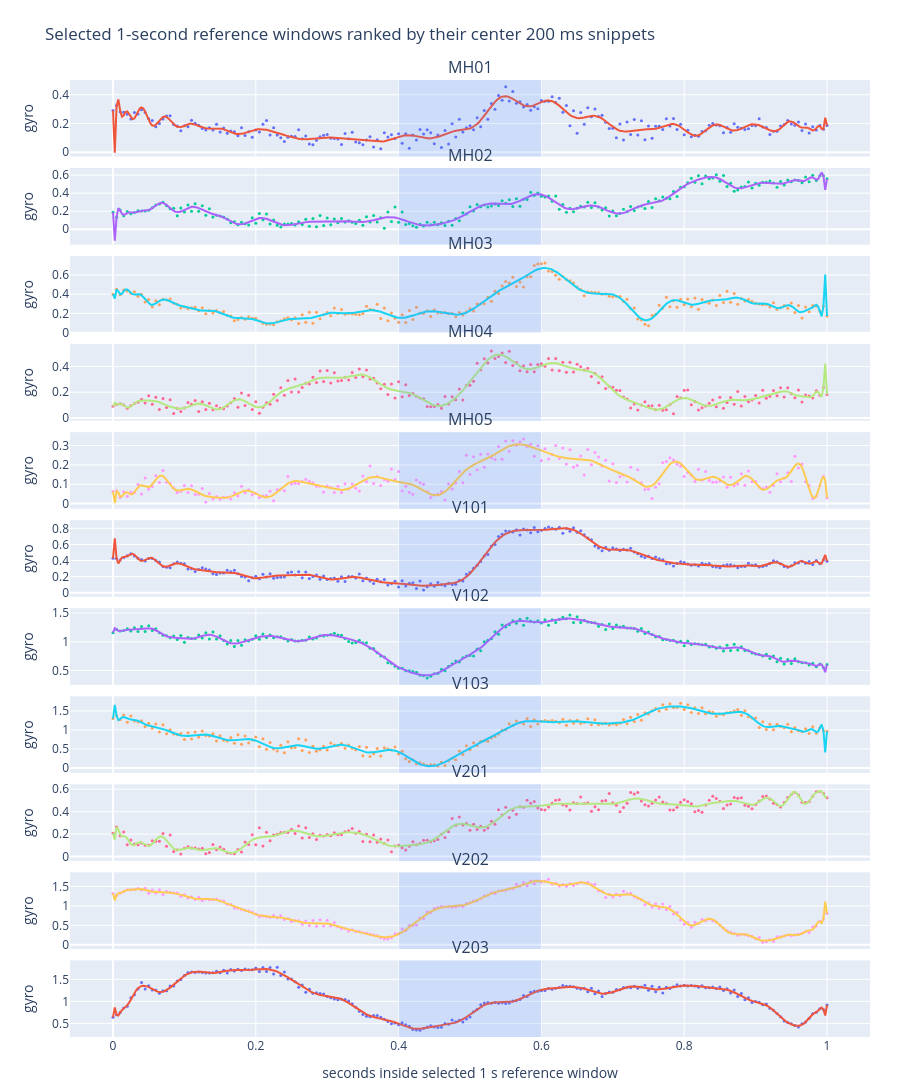

Source (notebook cell):
### Code cell
def plot_cached_window_previews(cache: dict) -> go.Figure:
    datasets = list(cache["datasets"])
    rows = len(datasets)
    fig = make_subplots(
        rows=rows,
        cols=1,
        shared_xaxes=True,
        vertical_spacing=0.012,
        subplot_titles=datasets,
    )
    dense_seconds = np.linspace(0.0, 1.0, 401)
    for row, (dataset, cgl_node_values, raw_samples) in enumerate(
        zip(cache["datasets"], cache["cgl_node_values"], cache["raw_samples"]), start=1
    ):
        function = scalar_quadrature.scalar_function_from_chebyshev2_nodes(
            str(dataset), cgl_node_values, FULL_INTERVAL
        )
        fig.add_trace(
            go.Scatter(
                x=cache["sample_seconds"],
                y=raw_samples,
                mode="markers",
                marker=dict(size=3),
                name=f"{dataset} samples",
                showlegend=False,
            ),
            row=row,
            col=1,
        )
        fig.add_trace(
            go.Scatter(
                x=dense_seconds,
                y=function.value(dense_seconds),
                mode="lines",
                line=dict(width=2),
                name=f"{dataset} Chebyshev2 fit",
                showlegend=False,
            ),
            row=row,
            col=1,
        )
        fig.add_vrect(
            x0=MIDDLE_INTERVAL[0],
            x1=MIDDLE_INTERVAL[1],
            fillcolor="rgba(80, 140, 255, 0.16)",
            line_width=0,
            row=row,
            col=1,
        )
        fig.update_yaxes(title_text="gyro", row=row, col=1)
    fig.update_xaxes(title_text="seconds inside selected 1 s reference window", row=rows, col=1)
    fig.update_layout(
        title="Selected 1-second reference windows ranked by their center 200 ms snippets",
        height=max(700, 145 * rows),
        margin=dict(l=70, r=30, t=80, b=55),
    )
    return fig

plot_cached_window_previews(cache).show()

### Figure 1 — Plotly figure (JSON) as saved in the notebook; plotly's stock layout.template omitted (floating-point values rounded to 4 significant figures; data arrays with more than 128 entries replaced by an {"elided": "..."} marker saying what was removed)
{"data": [{"marker": {"size": 3}, "mode": "markers", "name": "MH01 samples", "showlegend": false, "type": "scatter", "x": {"elided": "201 float values"}, "xaxis": "x", "y": {"elided": "201 float values"}, "yaxis": "y"}, {"line": {"width": 2}, "mode": "lines", "name": "MH01 Chebyshev2 fit", "showlegend": false, "type": "scatter", "x": {"elided": "401 float values"}, "xaxis": "x", "y": {"elided": "401 float values"}, "yaxis": "y"}, {"marker": {"size": 3}, "mode": "markers", "name": "MH02 samples", "showlegend": false, "type": "scatter", "x": {"elided": "201 float values"}, "xaxis": "x2", "y": {"elided": "201 float values"}, "yaxis": "y2"}, {"line": {"width": 2}, "mode": "lines", "name": "MH02 Chebyshev2 fit", "showlegend": false, "type": "scatter", "x": {"elided": "401 float values"}, "xaxis": "x2", "y": {"elided": "401 float values"}, "yaxis": "y2"}, {"marker": {"size": 3}, "mode": "markers", "name": "MH03 samples", "showlegend": false, "type": "scatter", "x": {"elided": "201 float values"}, "xaxis": "x3", "y": {"elided": "201 float values"}, "yaxis": "y3"}, {"line": {"width": 2}, "mode": "lines", "name": "MH03 Chebyshev2 fit", "showlegend": false, "type": "scatter", "x": {"elided": "401 float values"}, "xaxis": "x3", "y": {"elided": "401 float values"}, "yaxis": "y3"}, {"marker": {"size": 3}, "mode": "markers", "name": "MH04 samples", "showlegend": false, "type": "scatter", "x": {"elided": "201 float values"}, "xaxis": "x4", "y": {"elided": "201 float values"}, "yaxis": "y4"}, {"line": {"width": 2}, "mode": "lines", "name": "MH04 Chebyshev2 fit", "showlegend": false, "type": "scatter", "x": {"elided": "401 float values"}, "xaxis": "x4", "y": {"elided": "401 float values"}, "yaxis": "y4"}, {"marker": {"size": 3}, "mode": "markers", "name": "MH05 samples", "showlegend": false, "type": "scatter", "x": {"elided": "201 float values"}, "xaxis": "x5", "y": {"elided": "201 float values"}, "yaxis": "y5"}, {"line": {"width": 2}, "mode": "lines", "name": "MH05 Chebyshev2 fit", "showlegend": false, "type": "scatter", "x": {"elided": "401 float values"}, "xaxis": "x5", "y": {"elided": "401 float values"}, "yaxis": "y5"}, {"marker": {"size": 3}, "mode": "markers", "name": "V101 samples", "showlegend": false, "type": "scatter", "x": {"elided": "201 float values"}, "xaxis": "x6", "y": {"elided": "201 float values"}, "yaxis": "y6"}, {"line": {"width": 2}, "mode": "lines", "name": "V101 Chebyshev2 fit", "showlegend": false, "type": "scatter", "x": {"elided": "401 float values"}, "xaxis": "x6", "y": {"elided": "401 float values"}, "yaxis": "y6"}, {"marker": {"size": 3}, "mode": "markers", "name": "V102 samples", "showlegend": false, "type": "scatter", "x": {"elided": "201 float values"}, "xaxis": "x7", "y": {"elided": "201 float values"}, "yaxis": "y7"}, {"line": {"width": 2}, "mode": "lines", "name": "V102 Chebyshev2 fit", "showlegend": false, "type": "scatter", "x": {"elided": "401 float values"}, "xaxis": "x7", "y": {"elided": "401 float values"}, "yaxis": "y7"}, {"marker": {"size": 3}, "mode": "markers", "name": "V103 samples", "showlegend": false, "type": "scatter", "x": {"elided": "201 float values"}, "xaxis": "x8", "y": {"elided": "201 float values"}, "yaxis": "y8"}, {"line": {"width": 2}, "mode": "lines", "name": "V103 Chebyshev2 fit", "showlegend": false, "type": "scatter", "x": {"elided": "401 float values"}, "xaxis": "x8", "y": {"elided": "401 float values"}, "yaxis": "y8"}, {"marker": {"size": 3}, "mode": "markers", "name": "V201 samples", "showlegend": false, "type": "scatter", "x": {"elided": "201 float values"}, "xaxis": "x9", "y": {"elided": "201 float values"}, "yaxis": "y9"}, {"line": {"width": 2}, "mode": "lines", "name": "V201 Chebyshev2 fit", "showlegend": false, "type": "scatter", "x": {"elided": "401 float values"}, "xaxis": "x9", "y": {"elided": "401 float values"}, "yaxis": "y9"}, {"marker": {"size": 3}, "mode": "markers", "name": "V202 samples", "showlegend": false, "type": "scatter", "x": {"elided": "201 float values"}, "xaxis": "x10", "y": {"elided": "201 float values"}, "yaxis": "y10"}, {"line": {"width": 2}, "mode": "lines", "name": "V202 Chebyshev2 fit", "showlegend": false, "type": "scatter", "x": {"elided": "401 float values"}, "xaxis": "x10", "y": {"elided": "401 float values"}, "yaxis": "y10"}, {"marker": {"size": 3}, "mode": "markers", "name": "V203 samples", "showlegend": false, "type": "scatter", "x": {"elided": "201 float values"}, "xaxis": "x11", "y": {"elided": "201 float values"}, "yaxis": "y11"}, {"line": {"width": 2}, "mode": "lines", "name": "V203 Chebyshev2 fit", "showlegend": false, "type": "scatter", "x": {"elided": "401 float values"}, "xaxis": "x11", "y": {"elided": "401 float values"}, "yaxis": "y11"}], "layout": {"annotations": [{"font": {"size": 16}, "showarrow": false, "text": "MH01", "x": 0.5, "xanchor": "center", "xref": "paper", "y": 1, "yanchor": "bottom", "yref": "paper"}, {"font": {"size": 16}, "showarrow": false, "text": "MH02", "x": 0.5, "xanchor": "center", "xref": "paper", "y": 0.908, "yanchor": "bottom", "yref": "paper"}, {"font": {"size": 16}, "showarrow": false, "text": "MH03", "x": 0.5, "xanchor": "center", "xref": "paper", "y": 0.816, "yanchor": "bottom", "yref": "paper"}, {"font": {"size": 16}, "showarrow": false, "text": "MH04", "x": 0.5, "xanchor": "center", "xref": "paper", "y": 0.724, "yanchor": "bottom", "yref": "paper"}, {"font": {"size": 16}, "showarrow": false, "text": "MH05", "x": 0.5, "xanchor": "center", "xref": "paper", "y": 0.632, "yanchor": "bottom", "yref": "paper"}, {"font": {"size": 16}, "showarrow": false, "text": "V101", "x": 0.5, "xanchor": "center", "xref": "paper", "y": 0.54, "yanchor": "bottom", "yref": "paper"}, {"font": {"size": 16}, "showarrow": false, "text": "V102", "x": 0.5, "xanchor": "center", "xref": "paper", "y": 0.448, "yanchor": "bottom", "yref": "paper"}, {"font": {"size": 16}, "showarrow": false, "text": "V103", "x": 0.5, "xanchor": "center", "xref": "paper", "y": 0.356, "yanchor": "bottom", "yref": "paper"}, {"font": {"size": 16}, "showarrow": false, "text": "V201", "x": 0.5, "xanchor": "center", "xref": "paper", "y": 0.264, "yanchor": "bottom", "yref": "paper"}, {"font": {"size": 16}, "showarrow": false, "text": "V202", "x": 0.5, "xanchor": "center", "xref": "paper", "y": 0.172, "yanchor": "bottom", "yref": "paper"}, {"font": {"size": 16}, "showarrow": false, "text": "V203", "x": 0.5, "xanchor": "center", "xref": "paper", "y": 0.08, "yanchor": "bottom", "yref": "paper"}], "height": 1595, "margin": {"b": 55, "l": 70, "r": 30, "t": 80}, "shapes": [{"fillcolor": "rgba(80, 140, 255, 0.16)", "line": {"width": 0}, "type": "rect", "x0": 0.4, "x1": 0.6, "xref": "x", "y0": 0, "y1": 1, "yref": "y domain"}, {"fillcolor": "rgba(80, 140, 255, 0.16)", "line": {"width": 0}, "type": "rect", "x0": 0.4, "x1": 0.6, "xref": "x2", "y0": 0, "y1": 1, "yref": "y2 domain"}, {"fillcolor": "rgba(80, 140, 255, 0.16)", "line": {"width": 0}, "type": "rect", "x0": 0.4, "x1": 0.6, "xref": "x3", "y0": 0, "y1": 1, "yref": "y3 domain"}, {"fillcolor": "rgba(80, 140, 255, 0.16)", "line": {"width": 0}, "type": "rect", "x0": 0.4, "x1": 0.6, "xref": "x4", "y0": 0, "y1": 1, "yref": "y4 domain"}, {"fillcolor": "rgba(80, 140, 255, 0.16)", "line": {"width": 0}, "type": "rect", "x0": 0.4, "x1": 0.6, "xref": "x5", "y0": 0, "y1": 1, "yref": "y5 domain"}, {"fillcolor": "rgba(80, 140, 255, 0.16)", "line": {"width": 0}, "type": "rect", "x0": 0.4, "x1": 0.6, "xref": "x6", "y0": 0, "y1": 1, "yref": "y6 domain"}, {"fillcolor": "rgba(80, 140, 255, 0.16)", "line": {"width": 0}, "type": "rect", "x0": 0.4, "x1": 0.6, "xref": "x7", "y0": 0, "y1": 1, "yref": "y7 domain"}, {"fillcolor": "rgba(80, 140, 255, 0.16)", "line": {"width": 0}, "type": "rect", "x0": 0.4, "x1": 0.6, "xref": "x8", "y0": 0, "y1": 1, "yref": "y8 domain"}, {"fillcolor": "rgba(80, 140, 255, 0.16)", "line": {"width": 0}, "type": "rect", "x0": 0.4, "x1": 0.6, "xref": "x9", "y0": 0, "y1": 1, "yref": "y9 domain"}, {"fillcolor": "rgba(80, 140, 255, 0.16)", "line": {"width": 0}, "type": "rect", "x0": 0.4, "x1": 0.6, "xref": "x10", "y0": 0, "y1": 1, "yref": "y10 domain"}, {"fillcolor": "rgba(80, 140, 255, 0.16)", "line": {"width": 0}, "type": "rect", "x0": 0.4, "x1": 0.6, "xref": "x11", "y0": 0, "y1": 1, "yref": "y11 domain"}], "title": {"text": "Selected 1-second reference windows ranked by their center 200 ms snippets"}, "xaxis": {"anchor": "y", "domain": [0, 1], "matches": "x11", "showticklabels": false}, "xaxis10": {"anchor": "y10", "domain": [0, 1], "matches": "x11", "showticklabels": false}, "xaxis11": {"anchor": "y11", "domain": [0, 1], "title": {"text": "seconds inside selected 1 s reference window"}}, "xaxis2": {"anchor": "y2", "domain": [0, 1], "matches": "x11", "showticklabels": false}, "xaxis3": {"anchor": "y3", "domain": [0, 1], "matches": "x11", "showticklabels": false}, "xaxis4": {"anchor": "y4", "domain": [0, 1], "matches": "x11", "showticklabels": false}, "xaxis5": {"anchor": "y5", "domain": [0, 1], "matches": "x11", "showticklabels": false}, "xaxis6": {"anchor": "y6", "domain": [0, 1], "matches": "x11", "showticklabels": false}, "xaxis7": {"anchor": "y7", "domain": [0, 1], "matches": "x11", "showticklabels": false}, "xaxis8": {"anchor": "y8", "domain": [0, 1], "matches": "x11", "showticklabels": false}, "xaxis9": {"anchor": "y9", "domain": [0, 1], "matches": "x11", "showticklabels": false}, "yaxis": {"anchor": "x", "domain": [0.92, 1], "title": {"text": "gyro"}}, "yaxis10": {"anchor": "x10", "domain": [0.092, 0.172], "title": {"text": "gyro"}}, "yaxis11": {"anchor": "x11", "domain": [0, 0.08], "title": {"text": "gyro"}}, "yaxis2": {"anchor": "x2", "domain": [0.828, 0.908], "title": {"text": "gyro"}}, "yaxis3": {"anchor": "x3", "domain": [0.736, 0.816], "title": {"text": "gyro"}}, "yaxis4": {"anchor": "x4", "domain": [0.644, 0.724], "title": {"text": "gyro"}}, "yaxis5": {"anchor": "x5", "domain": [0.552, 0.632], "title": {"text": "gyro"}}, "yaxis6": {"anchor": "x6", "domain": [0.46, 0.54], "title": {"text": "gyro"}}, "yaxis7": {"anchor": "x7", "domain": [0.368, 0.448], "title": {"text": "gyro"}}, "yaxis8": {"anchor": "x8", "domain": [0.276, 0.356], "title": {"text": "gyro"}}, "yaxis9": {"anchor": "x9", "domain": [0.184, 0.264], "title": {"text": "gyro"}}}}
